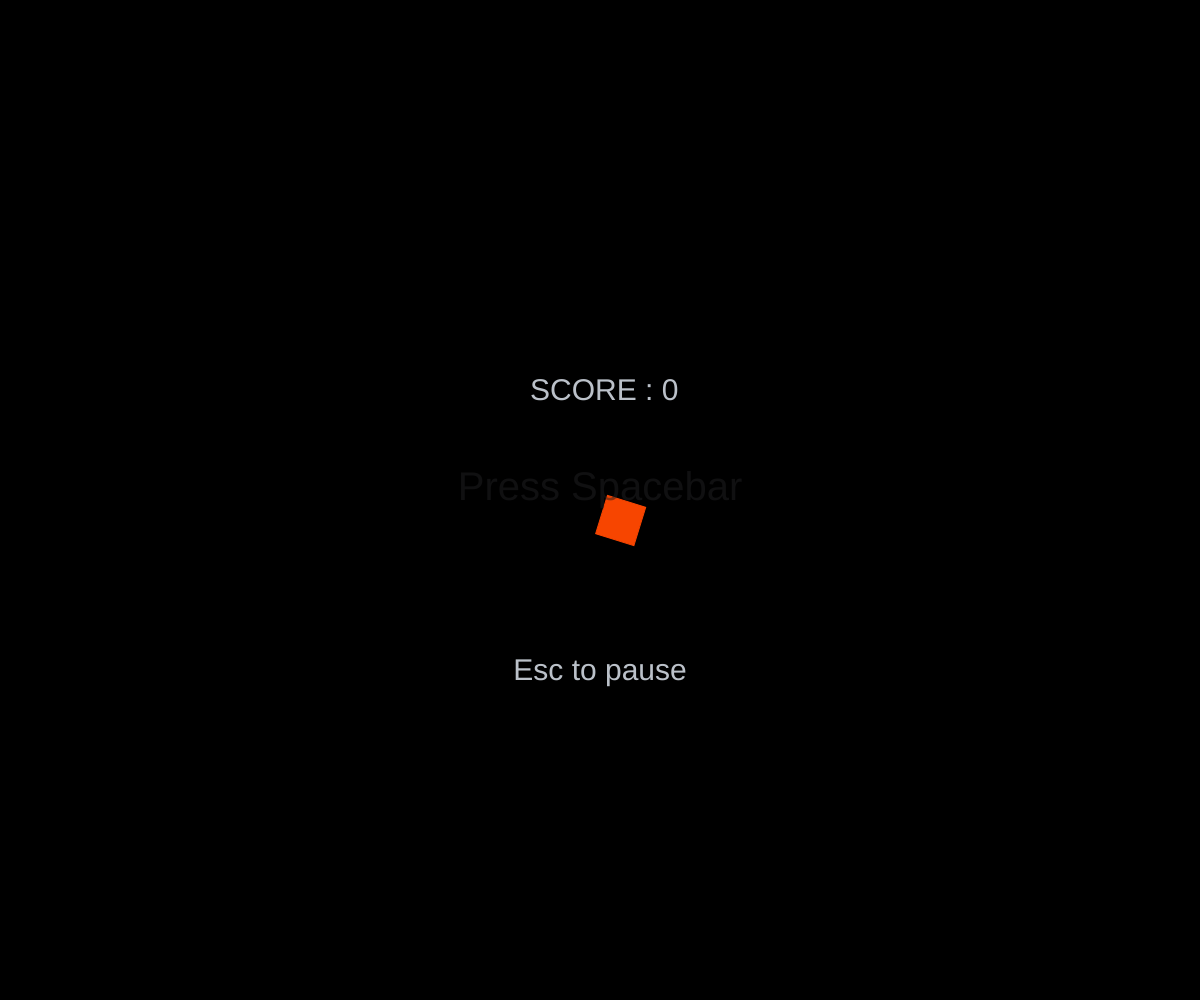
Frame 1 (no input)
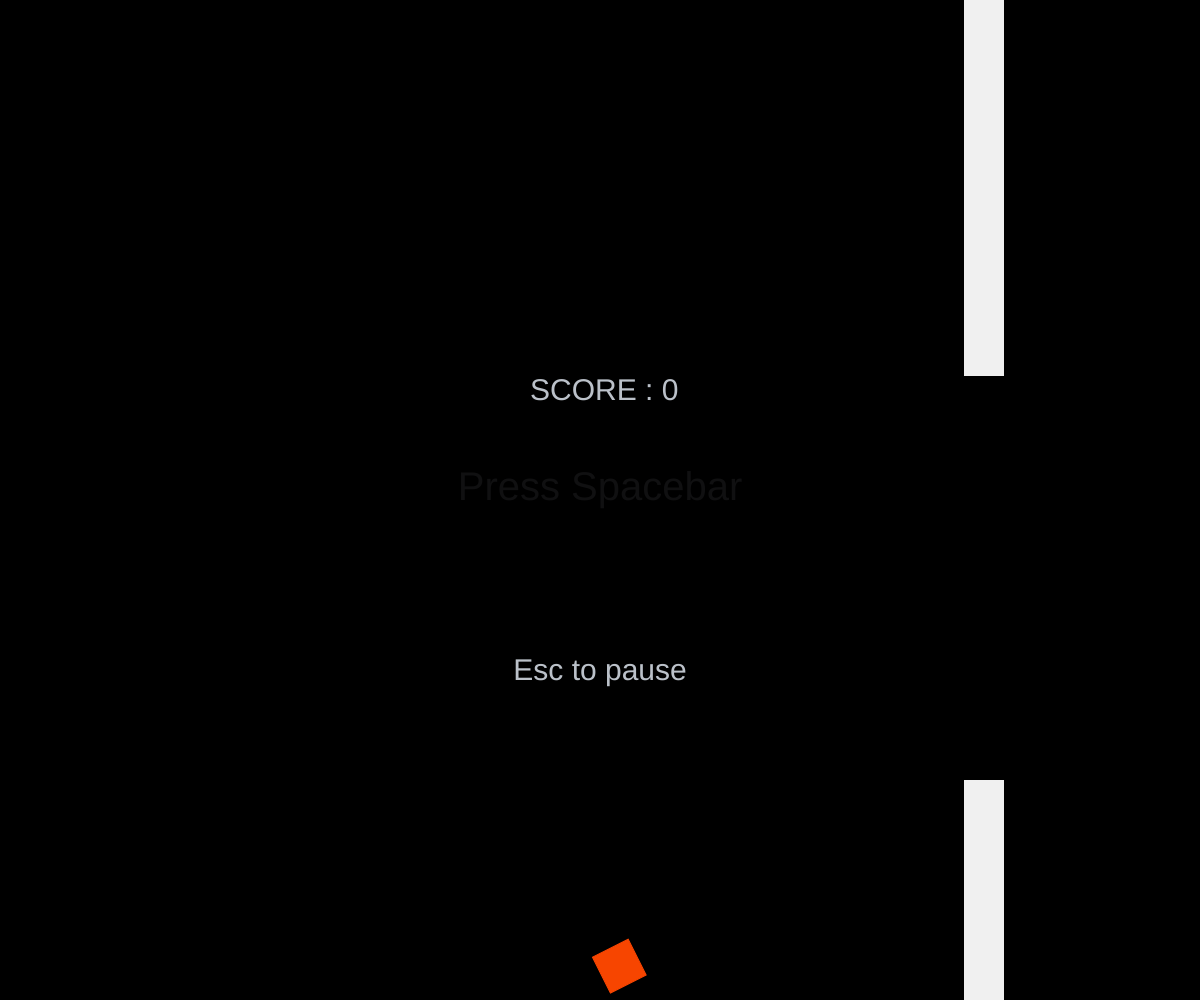
Frame 60 (no input)
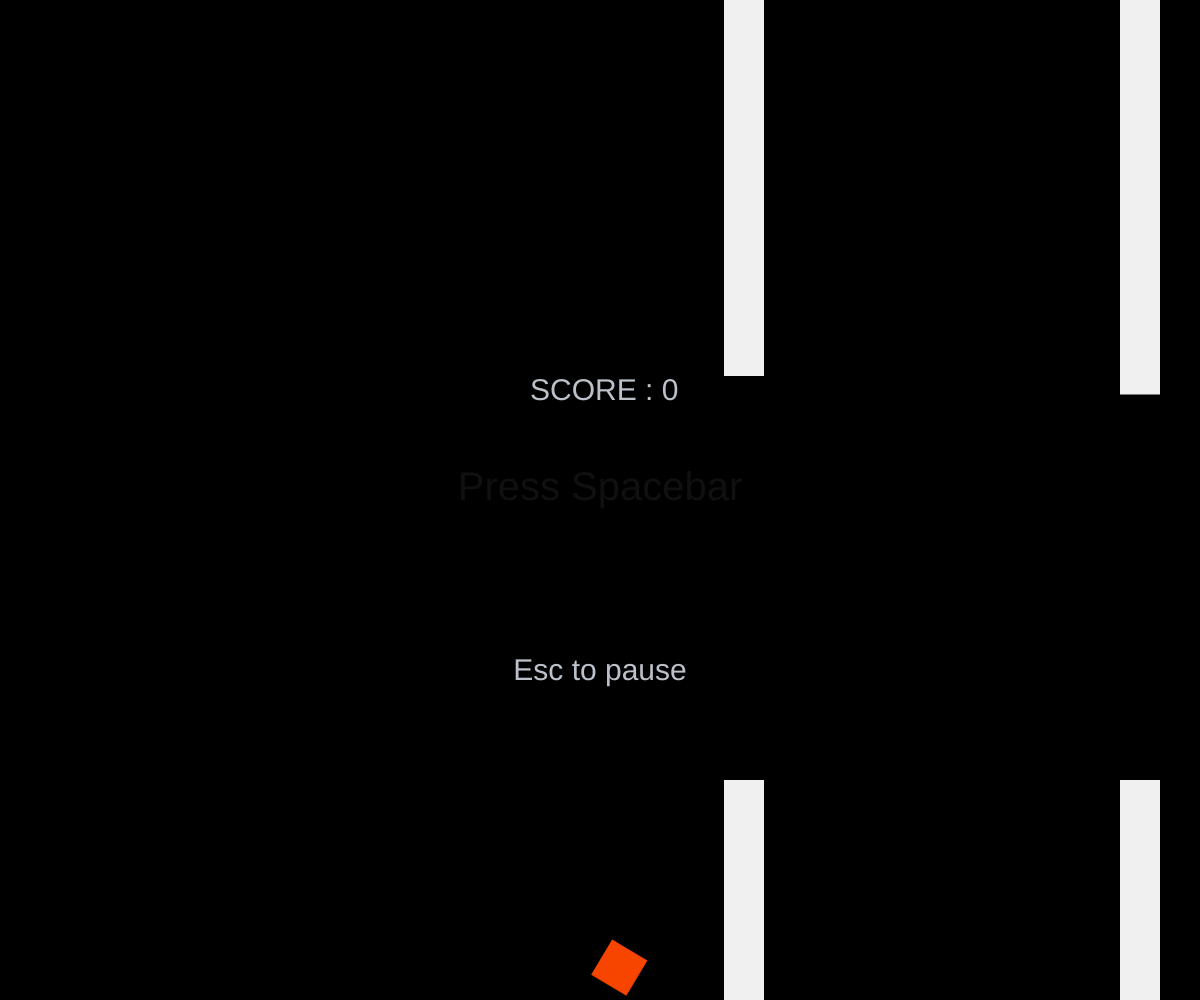
Frame 120 (the mouse pressed at the canvas centre since frame 60)

The p5.js sketch that drew these frames (run headless with seeded random() and noise() and a simulated clock; from frame 60 on, the mouse is pressed at the canvas centre):

// p5.js sketch
// ── sketch.js
var ball;

var pipe;

var pipes = [];

var bg;

var a = window.width;

var b = window.height;

var stopped = false;

var count1 = 0;

var pointSound;

var scoreSound;

var fontColor = "rgb(187, 193, 201)"

function preload() {}

function setup() {
    createCanvas(windowWidth, windowHeight);
    background(200);
    ball = new Ball();
    pipes.push(new Pipe());
}

function windowResized() {
    resizeCanvas(windowWidth, windowHeight);
}

function draw() {
    background(0);
    ball.UPDATE();
    ball.SHOW();
    textAlign(CENTER);
    fill("rgba(32, 32, 33,0.5)");
    textSize(40);
    noStroke();
    text("Press Spacebar", windowWidth / 2, windowHeight / 2);
    if (true == stopped) {
        fill(fontColor);
        textAlign(CENTER);
        textSize(30);
        text("Click to resume", windowWidth / 2, windowHeight / 2 + 180);
    }
    if (false == stopped) if (0 == pipes.length) {
        push();
        fill(fontColor);
        noStroke();
        textAlign(CENTER);
        textSize(30);
        text("GAME OVER", windowWidth / 2, windowHeight / 2 - 200);
        if (0 == count1) {
            fill(fontColor);
            noStroke();
            textAlign(CENTER);
            textSize(30);
            text(" SCORE : " + count1, windowWidth / 2, windowHeight / 2 - 100);
        } else {
            fill(fontColor);
            noStroke();
            textAlign(CENTER);
            textSize(30);
            text(" SCORE : " + (count1 - 1), windowWidth / 2, windowHeight / 2 - 100);
            count1 = 0;
            fill(62, 69, 71);
            noStroke();
            textAlign(CENTER);
            textSize(30);
            text("Click to resume", windowWidth / 2, windowHeight / 2 + 180);
            pop();
        }
    } else {
        fill(fontColor);
        noStroke();
        textAlign(CENTER);
        textSize(30);
        text(" SCORE : " + count1, windowWidth / 2, windowHeight / 2 - 100);
        textAlign(CENTER);
        textSize(30);
        text("Esc to pause", windowWidth / 2, windowHeight / 2 + 180);
    }
   
    if (frameCount % 100 === 0) pipes.push(new Pipe());
    for (var a = pipes.length - 1; a >= 0; a--) if (0 != pipes.length) {
        pipes[a].SHOW();
        pipes[a].SPEED();
        if (pipes[a].offscreen()) pipes.splice(a, 1);
        if (pipes[a].x == ball.x) {
            count1 += 1;
            fill(fontColor);
            noStroke();
            textAlign(CENTER);
            textSize(30);
            text(" SCORE : " + (a + 1), windowWidth / 2, windowHeight / 2 - 100);
        }
        if (pipes[a].hits(ball)) {
            ball.y = windowHeight / 2 + 90;
            noLoop();
            // push();
            pipes.length = [];
            redraw();
            fill(fontColor);
            noStroke();
            textAlign(CENTER);
            textSize(30);
            text("Click to restart", windowWidth / 2, windowHeight / 2 + 280);
            // pop();
        }
    }
}

function mouseReleased() {
    stopped = false;
    loop();
}

function keyPressed() {
    if (" " == key) ball.UP();
    if (27 == keyCode) {
        stopped = true;
        noLoop();
    }
}
// ── ball.js
function Ball()
{
	this.y=windowHeight/2;
	this.x=windowWidth/2;
	this.gravity=1;
	this.velocity=0;
	this.lift=5;
	this.angle=0.1;
	this.crctpos;
	this.SHOW=function()
	{   this.crctpos=(windowWidth-this.x)%4;
	    if(this.crctpos!=0)
	    {
	        this.x=this.x+this.crctpos;
	    }
	   
	    this.angle+=0.2;
		fill(247, 69, 0);
		stroke(247, 69, 0);
		push();
		translate(this.x+22,this.y+22);
	
		rotate(this.angle);
		rect(-22,-22,40,40);

		rotate(this.angle);
		
		
		pop();
	
		
	}
	this.UPDATE=function()
	{
		this.velocity+=this.gravity;
		this.y+=this.velocity;
		this.velocity*=0.97;
		if(this.y+55>window.height)
		{
			this.y=window.height-55;
			this.velocity=0;

		}
		if(this.y<0)
		{
			this.y=0;
			this.velocity=0;

		}
	}
	this.UP=function(){
		this.velocity+=-this.lift*4;
	}

}
// ── pipe.js
//var count=0;
function Pipe()
{
        
	this.top=random(height/1.9);
	this.bottom=random(height/1.9);
	this.topThresh=(height/2)-20;
        this.bottomThresh=(height/2)-20;
        this.minThresh=220;
       
	this.x=width;
	this.w=40;
	this.speed=4;
	this.blow=false;
	
	this.SHOW=function()
	{   
		let pipeColor = '#f0f0f0';
       
	 if(this.top>this.topThresh)
    {
    this.top=this.topThresh;
    }
       
     if(this.bottom>this.bottomThresh)
    {
    this.bottom=this.bottomThresh;
    }

		fill(pipeColor)
			if(this.blow==true)
		{
			fill(255, 0, 0);
			
		}
	if(this.top<this.minThresh)
		{
		    this.top=this.minThresh;
		}
		if(this.bottom<this.minThresh)
		{
		    this.bottom=this.minThresh;
		}
  		rect(this.x,0,this.w,this.top);
		rect(this.x,height-this.bottom,this.w,this.bottom);
	
	}
	this.SPEED=function()
	{
		this.x-=this.speed;
	}
	this.offscreen=function()
	{
		if(this.x<-this.w )
		{
			return true;
		}
		else
		{
			return false;
		}
	}
	this.hits=function(ball)
	{		
			
		if(ball.y<this.top || ball.y>height-this.bottom)
		{	 
			if(ball.x>this.x && ball.x<this.x+this.w)
			{

				this.blow=true;
				// redraw();
			
			
			
				
				return true;
					count=0;

			}
			this.blow=false;
		}
		return false;
	}
}
